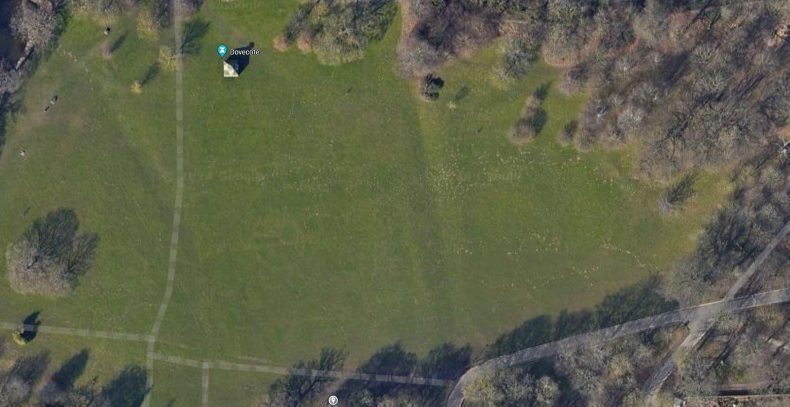
#> input picture interface/example_grid.jpg, 1579 x 813 px (shown at 1/2 size)
$ python interface.py
#> lines starting #> are read from the running program, lines starting #| are printed output that depends on the picture; after the words box and inside, x2 and y2 are one past the last pixel; in counts of white or black regions, pixels touching at a corner belong together
### interface/grid.py
import cv2
import numpy as np
import os
import time

# Set the width and height of the radar grid
width = 1335
height = 800
radius = 30

# Distance of each radius. 100 pixels ~ 20m
RADIUS = 100

# Global variables
point_coordinates = []
drone_coordinates = []
points_added = 0
squares = []  # List to store coordinates of squares

def pos_angle(base_angle, length):
    """
    Calculate the position of a point at a given angle and distance from the center.

    Parameters:
        base_angle (float): The base angle from the center (in degrees).
        length (float): The distance from the center.

    Returns:
        tuple: The coordinates (x, y) of the point.
    """
    # Calculate the coordinates of the point using trigonometry
    pt = (width // 2 + int(length * np.sin(np.radians(base_angle))), height + int(length * np.cos(np.radians(base_angle))))
    return pt

def put_degree(txt, shift=0, level=0, txt_shift=0, txt_level=0):
    """
    Add degree labels to the radar grid.

    Parameters:
        txt (str): The degree label.
        shift (int): Shift the label horizontally.
        level (int): Shift the label vertically.
        txt_shift (int): Shift the text horizontally.
        txt_level (int): Shift the text vertically.
    """
    # Calculate the position for the degree label and draw it on the image
    cv2.putText(img, txt, org=pos_angle(int(txt) + 90 + txt_shift, 353 + txt_level), fontFace=cv2.FONT_HERSHEY_TRIPLEX, fontScale=0.5,
                color=(0, 255, 0), thickness=1)
    # Draw a small circle at the degree label position
    cv2.circle(img, center=pos_angle(int(txt) + 90 + shift, 378 + level), radius=2, color=(0, 255, 0))

# [53 lines left out: functions add_dot, add_no_fly_zone, not called in this run]

def check_no_fly_zone(drone_coordinates):
    """
    Check if the drone is in the no-fly zone.

    Parameters:
        drone_coordinates (tuple): The coordinates (x, y) of the drone.

    Returns:
        bool: True if the drone is in the no-fly zone, False otherwise.
    """
    for square in squares:
        min_x = min(square, key=lambda x: x[0])[0]
        max_x = max(square, key=lambda x: x[0])[0]
        min_y = min(square, key=lambda x: x[1])[1]
        max_y = max(square, key=lambda x: x[1])[1]

        # Check if drone coordinates fall within the square boundaries
        if min_x <= drone_coordinates[0] <= max_x and min_y <= drone_coordinates[1] <= max_y:
            return True  # Drone is in the no-fly zone

    return False  # Drone is not in the no-fly zone

def add_drone(distance, angle):
    """
    Add a single drone at the specified distance and angle from the center of the radar grid.
    """
    global img

    # Clear the previous drone circle
    img_copy = img.copy()  # Make a copy of the image to preserve the original

    # Calculate the coordinates of the new drone
    x = width // 2 + int(distance / 20 * RADIUS * np.cos(np.radians(angle)))  # Calculate x coordinate
    y = height - int(distance / 20 * RADIUS * np.sin(np.radians(angle)))  # Calculate y coordinate (adjust for alignment)

    # Check if the drone is in the no-fly zone
    in_no_fly_zone = check_no_fly_zone((x, y))

    # Draw the new drone on the radar grid
    pt1 = (width // 2, height)  # Center of the radar grid
    pt2 = (x, y)  # Coordinates of the drone

    if in_no_fly_zone:
        # If the drone is in the no-fly zone, draw it in red and display a warning message
        color = [0, 0, 255]  # Red color

        # Display the warning message above the drone
        warning_text = "WARNING: Drone in No-Fly Zone!"
        text_size = cv2.getTextSize(warning_text, cv2.FONT_HERSHEY_SIMPLEX, 1, 2)[0]
        text_x = x - text_size[0] // 2
        text_y = y - 20  # Adjust this value to set the vertical position of the warning message
        cv2.putText(img_copy, warning_text, (text_x, text_y), cv2.FONT_HERSHEY_SIMPLEX, 1, (0, 0, 255), 2)
    else:
        # If the drone is not in the no-fly zone, draw it in gray
        color = [50, 50, 50]  # Gray color

    cv2.circle(img_copy, center=pt2, radius=5, color=color, thickness=-1)  # Draw a circle at the drone position
    cv2.line(img_copy, pt1=pt1, pt2=pt2, color=color, thickness=1)  # Draw a line from the center to the drone position

    # Rectangle
    box_size = 20  # Size of the box
    pt1_rect = (x - box_size // 2, y - box_size // 2)  # Top-left corner of the rectangle
    pt2_rect = (x + box_size // 2, y + box_size // 2)  # Bottom-right corner of the rectangle
    cv2.rectangle(img_copy, pt1=pt1_rect, pt2=pt2_rect, color=[0, 255, 0], thickness=1)  # Draw the rectangle

    # Display the distance of the drone on the image
    cv2.putText(img_copy, f"Distance: {distance}m", (x - 40, y - 30), cv2.FONT_HERSHEY_SIMPLEX, 0.5, (0, 255, 0), 1)

    cv2.imshow('Radar', img_copy)  # Show the updated radar grid

    # Clear the previous drone coordinates
    drone_coordinates.clear()

    # Append the new drone coordinates to the list
    drone_coordinates.append(pt2)

# [17 lines left out: function on_mouse, not called in this run]

def start_grid(example_img):
#> called with example_img = 'example_grid.jpg'
    global img

    # Load the example grid image
    img = cv2.imread(example_img)
#> img is the input picture: shape (813, 1579, 3); mean B, G, R 73.7, 97.2, 94.2

    # Set mouse callback function
    cv2.namedWindow('Radar')
    cv2.setMouseCallback('Radar', on_mouse)

    for base_angle in range(90, 300, 30):
        pt1 = (width // 2 + int(350 * np.sin(np.radians(base_angle))), height + int(350 * np.cos(np.radians(base_angle))))
        cv2.line(img, pt1=pt1, pt2=(width // 2, height), color=[0, 255, 0], thickness=2)
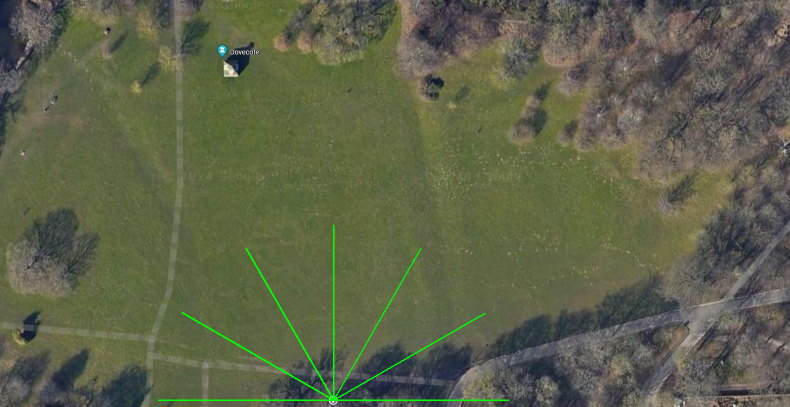
#> img: shape (813, 1579, 3) (shown at 1/2 size); 0.57% of pixels changed, all inside (x1, y1, x2, y2) = (316, 449, 1019, 802)

    # Draw the distance lines.
    for i in range(1, 1000, RADIUS):
        cv2.circle(img, (width // 2, height), i, color=[0, 255, 0])
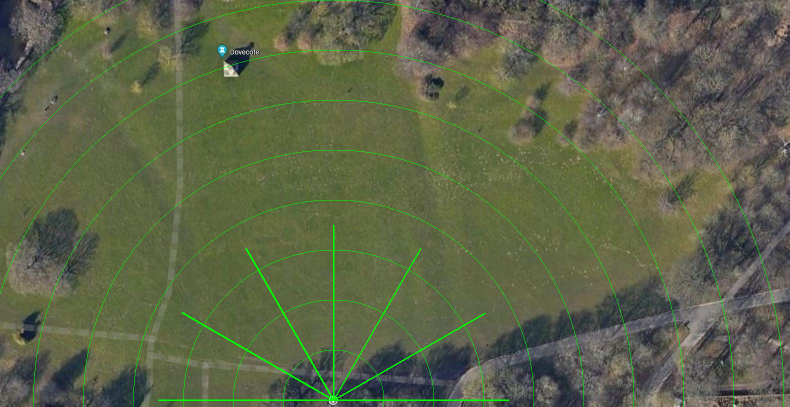
#> img: shape (813, 1579, 3) (shown at 1/2 size); 0.84% of pixels changed, all inside (x1, y1, x2, y2) = (0, 0, 1569, 813)

    put_degree('30')
#> in put_degree, `cv2.putText(img, txt, org=pos_angle(int(txt) + 90 + txt_shift, 353 + t..`: img: shape (813, 1579, 3); 0.01% of pixels changed, all inside (x1, y1, x2, y2) = (974, 614, 992, 625)
#> in put_degree, `cv2.circle(img, center=pos_angle(int(txt) + 90 + shift, 378 + level), ..`: img: shape (813, 1579, 3); mean B, G, R 72.6, 99.5, 92.9
    put_degree('60', -2, -2)
#> in put_degree (call 2), `cv2.putText(img, txt, org=pos_angle(int(txt) + 90 + txt_shift, 353 + t..`: img: shape (813, 1579, 3); mean B, G, R 72.6, 99.5, 92.9
#> in put_degree (call 2), `cv2.circle(img, center=pos_angle(int(txt) + 90 + shift, 378 + level), ..`: img: shape (813, 1579, 3); mean B, G, R 72.6, 99.5, 92.9
    put_degree('90', -4, -13)
#> in put_degree (call 3), `cv2.putText(img, txt, org=pos_angle(int(txt) + 90 + txt_shift, 353 + t..`: img: shape (813, 1579, 3); mean B, G, R 72.6, 99.5, 92.9
#> in put_degree (call 3), `cv2.circle(img, center=pos_angle(int(txt) + 90 + shift, 378 + level), ..`: img: shape (813, 1579, 3); mean B, G, R 72.6, 99.5, 92.9
    put_degree('120', -3.5, -18, 2, 15)
#> in put_degree (call 4), `cv2.putText(img, txt, org=pos_angle(int(txt) + 90 + txt_shift, 353 + t..`: img: shape (813, 1579, 3); mean B, G, R 72.6, 99.5, 92.9
#> in put_degree (call 4), `cv2.circle(img, center=pos_angle(int(txt) + 90 + shift, 378 + level), ..`: img: shape (813, 1579, 3); mean B, G, R 72.6, 99.5, 92.9
    put_degree('150', -2, -20, 2, 28)
#> in put_degree (call 5), `cv2.putText(img, txt, org=pos_angle(int(txt) + 90 + txt_shift, 353 + t..`: img: shape (813, 1579, 3); mean B, G, R 72.6, 99.5, 92.9
#> in put_degree (call 5), `cv2.circle(img, center=pos_angle(int(txt) + 90 + shift, 378 + level), ..`: img: shape (813, 1579, 3); mean B, G, R 72.6, 99.5, 92.9

    for n, i in enumerate(range(0, 1000, 100)):
        cv2.putText(img, f'{20*(n+1)}m', org=pos_angle(90, 50+i), fontFace=cv2.FONT_HERSHEY_TRIPLEX, fontScale=0.5,color=(0, 255, 0), thickness=1)
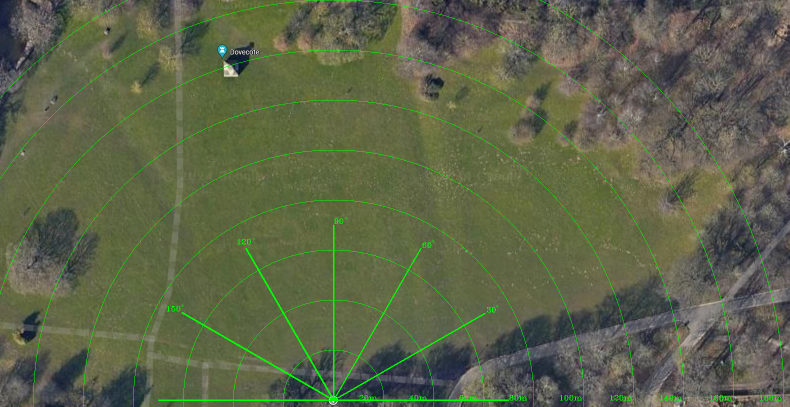
#> img: shape (813, 1579, 3) (shown at 1/2 size); mean B, G, R 72.5, 99.7, 92.8

    cv2.imshow('Radar',img)

def run_radar_project(image, detection_file):
    global img

    # Start default grid.
    start_grid(image)

    # Restarting the count
    index = 0

    # Read drone parameters from the file
    drone_params_generator = get_drone_params(index, detection_file)

    while True:
        drone_params_generator = get_drone_params(index, detection_file)
        while True:
            # Check if the detection file exists
            if os.path.exists(detection_file):
                try:
                    # Attempt to get the next drone parameters
                    distance, angle = next(drone_params_generator)
                    add_drone(distance, angle)
#> in add_drone, `cv2.circle(img_copy, center=pt2, radius=5, color=color, thickness=-1)`: img_copy: shape (813, 1579, 3); 0.01% of pixels changed, all inside (x1, y1, x2, y2) = (660, 789, 671, 800)
#> in add_drone, `cv2.line(img_copy, pt1=pt1, pt2=pt2, color=color, thickness=1)`: img_copy: shape (813, 1579, 3); mean B, G, R 72.5, 99.7, 92.8
#> in add_drone, `cv2.rectangle(img_copy, pt1=pt1_rect, pt2=pt2_rect, color=[0, 255, 0],..`: img_copy: shape (813, 1579, 3); mean B, G, R 72.5, 99.7, 92.8
#> in add_drone, `cv2.putText(img_copy, f"Distance: {distance}m", (x - 40, y - 30), cv2...`: img_copy: shape (813, 1579, 3); mean B, G, R 72.5, 99.7, 92.8
                    index += 1
                except StopIteration:
                    # If there are no more drone parameters, wait for a while before checking again
                    print("No more drone parameters. Waiting for new ones...")
                    time.sleep(5)  # Adjust the delay time as needed
                    break  # Exit the inner loop to reset the timer and try again
            else:
                # If the detection file doesn't exist, wait for a while before checking again
                print("Detection file not found. Waiting for it to be created...")
                time.sleep(1)  # Adjust the delay time as needed
                break  # Exit the inner loop to reset the timer and try again

            # Check for user input
            key = cv2.waitKey(100)
#> (key Esc is pressed here)
            if key == 27:  # Exit on ESC key
                break  # Exit the inner loop and stop the program

        if key == 27:  # Exit on ESC key
            break  # Exit the outer loop and stop the program

    cv2.destroyAllWindows()

def get_drone_params(start_index, file_path):
    """
    Read drone parameters from a file.

    Parameters:
        start_index (int): The line number to start reading from.
        file_path (str): The path to the file containing drone parameters.

    Yields:
        tuple: A tuple containing distance and angle of each drone.
    """

    with open(file_path, 'r') as file:
        current_line = 0
        for line in file:
            if current_line >= start_index:
                parts = line.strip().split(',')
                distance = float(parts[1].split(':')[1].strip().split()[0])  # Extract distance from line
                angle = float(parts[2].split(':')[1].strip().split()[0])  # Extract angle from line
                yield distance, angle  # Yield the drone parameters one by one
            current_line += 1

# # Run the radar project
# run_radar_project("example_grid", "detection_info.txt")

### interface/interface.py
from grid import run_radar_project

if __name__ == "__main__":
    # file_path = "detection_info.txt"  # Replace this with the actual path to your file
    # drone_params = get_drone_params(file_path)
    run_radar_project('example_grid.jpg', 'detection_info.txt')
